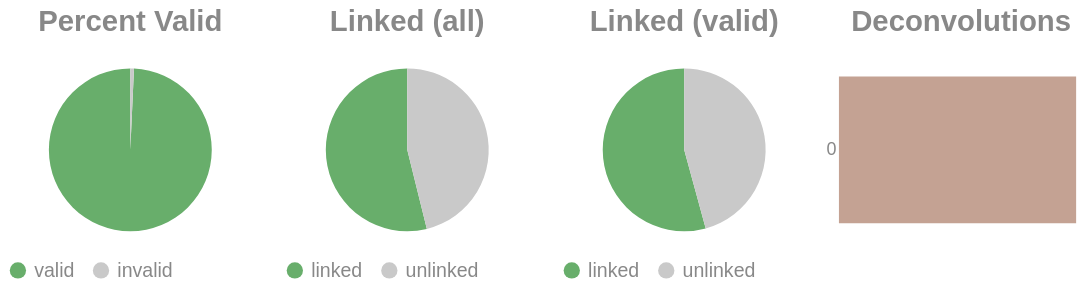

The notebook cell saved with this chart:
### Code cell
if SKIPLR:
    pass
else:
    clash = Counter()
    for i in valids['molecule'].to_list():
        _mol = i.split("-")
        if len(_mol) == 1:
            clash.update('0')
        else:
            clash.update(_mol[-1])

    _d = {"deconvolutions": [], 'count': []}
    for k,v in clash.items():
        _d['deconvolutions'].append(k)
        _d['count'].append(v)

    tot_valid = valids['reads'].sum()
    mask = valids['reads'] >= 2
    n_linked_reads = valids.filter(mask)['reads'].sum()
    if n_linked_reads == 0:
        print_html("No linked molecules (>=2 reads) were detected; skipping linked-only distributions.")
        SKIPLR = True
    else:
        perc_valid = round(tot_valid / n_reads, 4)
        linked_perc_abs = round(n_linked_reads / n_reads, 4)
        linked_perc = round(n_linked_reads / tot_valid, 4)

    _valid = pl.DataFrame({"valids": ['valid', 'invalid'], "count": [tot_valid, n_reads - tot_valid]})
    _linked_abs = pl.DataFrame({"linked (absolute)": ['linked', 'unlinked'], "count": [n_linked_reads, n_reads - n_linked_reads]})
    _linked_rel = pl.DataFrame({"linked (valids)": ['linked', 'unlinked'], "count": [n_linked_reads, tot_valid - n_linked_reads]})

    (
        alt.hconcat(
            piechart(_valid, goodval = 'valid', title = "Percent Valid"),
            piechart(_linked_abs, goodval = "linked", title =  "Linked (all)"),
            piechart(_linked_rel, goodval = "linked", title =  "Linked (valid)"),
            convolutionbar(pl.DataFrame(_d), title = "Deconvolutions"),
            center = True,
            bounds = 'flush'
        )
        .resolve_scale(color='independent')
        .resolve_legend('independent')
        .properties(usermeta={'embedOptions': {"actions": False}})
    ).display()

### Figure 1 — Vega-Lite specification as saved in the notebook (floating-point values rounded to 4 significant figures)
{"width": "container", "height": 400, "config": {"title": {"anchor": "start", "dy": -15, "fontSize": 18, "color": "#888888", "subtitleColor": "#888888", "subtitleFontSize": 14}, "arc": {"fill": "#0072B2"}, "axis": {"domainColor": "#888888", "domainWidth": 0.5, "gridWidth": 0.2, "grid": false, "titleFontWeight": 400, "titleFontSize": 15, "labelFontSize": 11, "labelColor": "#888888", "tickColor": "#888888", "tickWidth": 0.2, "titleColor": "#888888"}, "axisBand": {"grid": false}, "axisX": {"grid": true, "tickSize": 10, "domainCap": "round"}, "axisY": {"domain": false, "grid": true, "tickSize": 0, "domainCap": "round"}, "background": "transparent", "header": {"labelFontSize": 15, "labelColor": "#888888", "titleFontSize": 15, "titleFontWeight": 600, "titleColor": "#888888"}, "legend": {"labelFont": "sans-serif", "labelFontSize": 12, "labelColor": "#888888", "symbolSize": 100, "symbolType": "circle", "titleFontSize": 12, "titlePadding": 10, "titleColor": "#888888", "title": null}, "range": {"category": ["#E69F00", "#56B4E9", "#009E73", "#F0E442", "#0072B2", "#D55E00", "#CC79A7", "#000000"], "diverging": ["#cfe8f3", "#a2d4ec", "#73bfe2", "#46abdb", "#1696d2", "#12719e"]}, "area": {"fill": "#0072B2", "fillOpacity": 0.7, "line": true, "strokeOpacity": 0.7}, "line": {"color": "#0072B2", "stroke": "#0072B2", "strokeWidth": 2}, "trail": {"color": "#0072B2", "stroke": "#0072B2", "strokeWidth": 0, "size": 1}, "point": {"filled": true, "fillOpacity": 1.0, "size": 95}, "text": {"color": "#888888", "fontSize": 11, "align": "right", "fontWeight": 400, "size": 11}, "bar": {"fill": "#0072B2", "stroke": null}, "view": {"stroke": null, "continuousWidth": 660, "continuousHeight": 400}}, "hconcat": [{"data": {"name": "data-6ad1be304ed974220086bafd47c97c04"}, "mark": {"type": "arc"}, "encoding": {"color": {"field": "valids", "legend": {"orient": "bottom", "title": null}, "scale": {"domain": ["valid", "invalid"], "range": ["#68ae6b", "#C9C9C9"]}, "title": "Valids", "type": "nominal"}, "theta": {"field": "count", "type": "quantitative"}, "tooltip": [{"field": "valids", "title": "Valids", "type": "ordinal"}, {"field": "percent", "format": ".2%", "title": "Percent", "type": "quantitative"}, {"field": "count", "title": "Count", "type": "quantitative"}]}, "height": 100, "title": {"text": "Percent Valid", "align": "center", "anchor": "middle"}, "transform": [{"calculate": "datum.count / 7313344", "as": "percent"}], "width": 150}, {"data": {"name": "data-e063ae44de3a9a9b133d4889627b7571"}, "mark": {"type": "arc"}, "encoding": {"color": {"field": "linked (absolute)", "legend": {"orient": "bottom", "title": null}, "scale": {"domain": ["linked", "unlinked"], "range": ["#68ae6b", "#C9C9C9"]}, "title": "Linked (Absolute)", "type": "nominal"}, "theta": {"field": "count", "type": "quantitative"}, "tooltip": [{"field": "linked (absolute)", "title": "Linked (Absolute)", "type": "ordinal"}, {"field": "percent", "format": ".2%", "title": "Percent", "type": "quantitative"}, {"field": "count", "title": "Count", "type": "quantitative"}]}, "height": 100, "title": {"text": "Linked (all)", "align": "center", "anchor": "middle"}, "transform": [{"calculate": "datum.count / 7313344", "as": "percent"}], "width": 150}, {"data": {"name": "data-4bab7bbc6d585c791b20c19881f004c3"}, "mark": {"type": "arc"}, "encoding": {"color": {"field": "linked (valids)", "legend": {"orient": "bottom", "title": null}, "scale": {"domain": ["linked", "unlinked"], "range": ["#68ae6b", "#C9C9C9"]}, "title": "Linked (Valids)", "type": "nominal"}, "theta": {"field": "count", "type": "quantitative"}, "tooltip": [{"field": "linked (valids)", "title": "Linked (Valids)", "type": "ordinal"}, {"field": "percent", "format": ".2%", "title": "Percent", "type": "quantitative"}, {"field": "count", "title": "Count", "type": "quantitative"}]}, "height": 100, "title": {"text": "Linked (valid)", "align": "center", "anchor": "middle"}, "transform": [{"calculate": "datum.count / 7260745", "as": "percent"}], "width": 150}, {"data": {"name": "data-b2ca412737757ccf803735aeb43a14b4"}, "mark": {"type": "bar"}, "encoding": {"color": {"field": "deconvolutions", "legend": null, "scale": {"scheme": "lightgreyred"}, "type": "nominal"}, "tooltip": [{"field": "deconvolutions", "title": "Deconvolutions", "type": "ordinal"}, {"field": "percent", "format": ".2%", "title": "Percent", "type": "quantitative"}, {"field": "count", "title": "Count", "type": "quantitative"}], "x": {"axis": null, "field": "count", "type": "quantitative"}, "y": {"field": "deconvolutions", "sort": "ascending", "title": null, "type": "nominal"}}, "height": 100, "title": {"text": "Deconvolutions", "align": "center", "anchor": "middle"}, "transform": [{"calculate": "datum.count / 4368207", "as": "percent"}], "width": 150}], "bounds": "flush", "center": true, "resolve": {"legend": {"angle": "independent"}, "scale": {"color": "independent"}}, "usermeta": {"embedOptions": {"actions": false}}, "$schema": "https://vega.github.io/schema/vega-lite/v6.1.0.json", "datasets": {"data-6ad1be304ed974220086bafd47c97c04": [{"valids": "valid", "count": 7260745}, {"valids": "invalid", "count": 52599}], "data-e063ae44de3a9a9b133d4889627b7571": [{"linked (absolute)": "linked", "count": 3939729}, {"linked (absolute)": "unlinked", "count": 3373615}], "data-4bab7bbc6d585c791b20c19881f004c3": [{"linked (valids)": "linked", "count": 3939729}, {"linked (valids)": "unlinked", "count": 3321016}], "data-b2ca412737757ccf803735aeb43a14b4": [{"deconvolutions": "0", "count": 4368207}]}}
